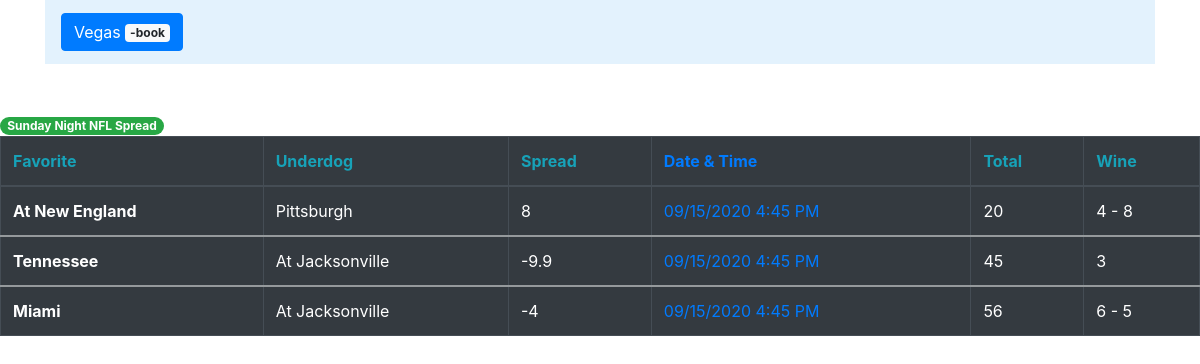
Page /sfootball/ on the committed database.
### sfootball/models.py (models this page shows, shortened)
class Sunday(models.Model):
    favorite = models.CharField(max_length=100)
    spread = models.CharField(max_length=100)
    underdog = models.CharField(max_length=100)
    list_total = models.CharField(max_length=100)
    win = models.CharField(max_length=100)
    is_published = models.BooleanField(default=True)
    list_data = models.CharField(max_length=100)

### sfootball/views.py (the view)
# urls.py: path('', views.home, name='about'),
def home(request):
    sundays = Sunday.objects.all()
    return render(request, 'sfootball/sfootballs.html', {'sundays': sundays})

### sfootball/templates/sfootball/sfootballs.html (shortened to what this page needs)
{% extends 'vegasbook/base.html' %}
{% load static %}
{% block content %}
<table class="table table-hover table-bordered table-dark">
  <span class="badge badge-pill badge-success">Sunday Night NFL Spread</span>
  <thead>
    <tr>
      <th scope="col" class="text-info">Favorite</th>
      <th scope="col" class="text-info">Underdog</th>
      <th scope="col" class="text-info">Spread</th>
      <th scope="col" class="text-primary">Date & Time</th>
      <th scope="col" class="text-info">Total</th>
      <th scope="col" class="text-info">Wine</th>
    </tr>
  </thead>
  {% for sunday in sundays %}
  <tbody>
    <tr>
      <th scope="row">{{ sunday.favorite }}</th>
      <td>{{ sunday.underdog }}</td>
      <td>{{ sunday.spread }}</td>
      <td class="text-primary">{{ sunday.list_data }}</td>
      <td>{{ sunday.list_total }}</td>
      <td>{{ sunday.win }}</td>
    </tr>
  </tbody>
  {% endfor %}
</table>
{% endblock %}

### rows in the picture
Sunday: favorite "At New England", underdog "Pittsburgh", spread "8", list_data "09/15/2020 4:45 PM", list_total "20", win "4 - 8"
Sunday: favorite "Tennessee", underdog "At Jacksonville", spread "-9.9", list_data "09/15/2020 4:45 PM", list_total "45", win "3"
Sunday: favorite "Miami", underdog "At Jacksonville", spread "-4", list_data "09/15/2020 4:45 PM", list_total "56", win "6 - 5"
